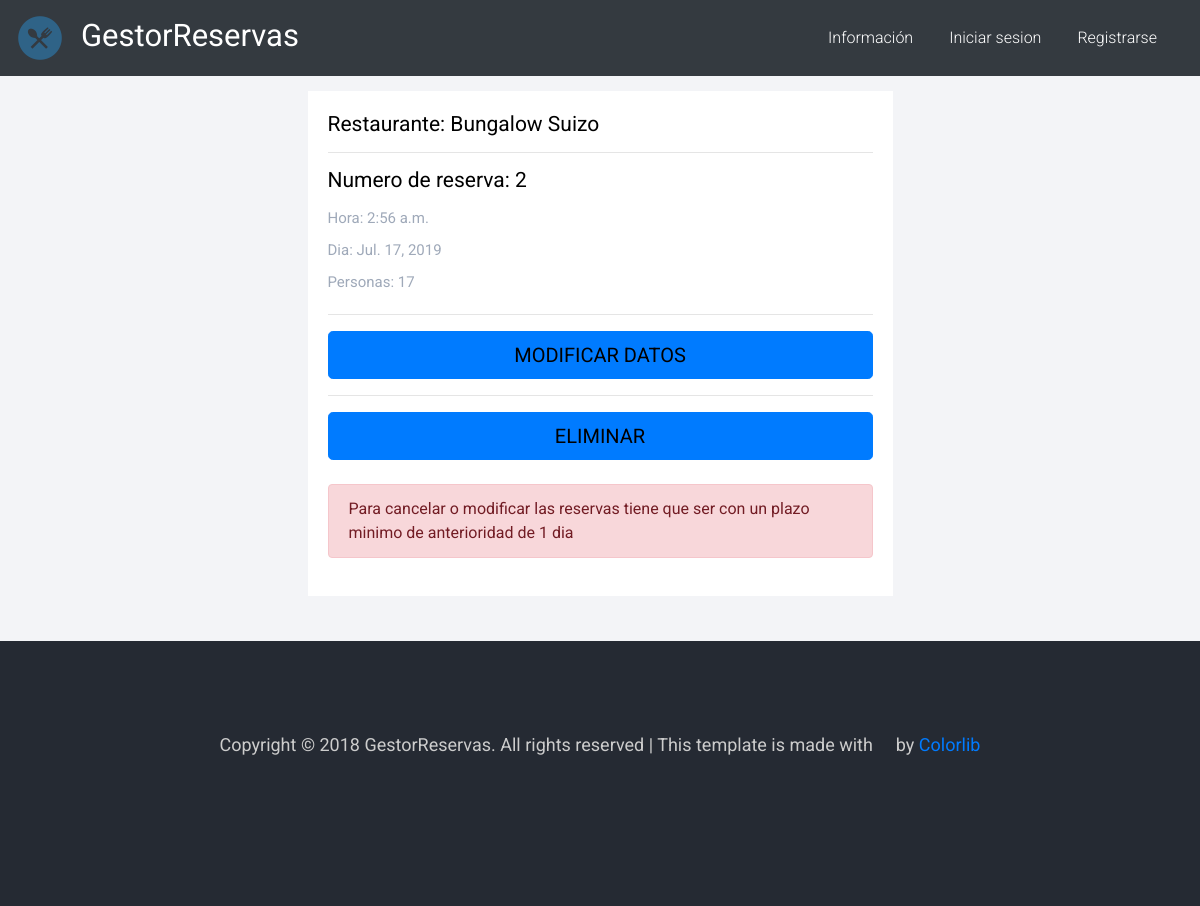
The app's page /reservas/2/ with its own data.
### listado/models.py (models this page shows, shortened)
class Reserva(models.Model):
    PERSONAS = (
        ('1', '1'), ('2', '2'), ('3', '3'), ('4', '4'), ('5', '5'), ('6', '6'), ('7', '7'), ('8', '8'), ('9', '9'), ('10', '10'), ('11', '11'), ('12', '12'),
        ('13', '13'), ('14', '14'), ('15', '15'),('16', '16'), ('17', '17'),('18', '18'),('19', '19'),('20', '20'),
    )
    User= models.ForeignKey(User, on_delete=models.CASCADE, blank=True, null=True)
    restaurante = models.ForeignKey(restaurante, on_delete=models.CASCADE, blank=True, null=True)
    nombre = models.CharField(max_length=100)
    apellido = models.CharField(max_length=100)
    telefono = models.IntegerField(default=0)
    email = models.EmailField(max_length=100)
    personas = models.CharField(max_length=20, choices=PERSONAS)
    dia = models.DateField(null=True)
    hora = models.TimeField(null=True)
    mesa= models.IntegerField(null=True)

class restaurante(models.Model):
    OPCIONES = (
         ('Si', 'Si'),
         ('No', 'No'),
     )
    TIPOCOMIDA = (
        ('Vegana', 'Vegana'),
        ('Pastas', 'Pastas'),
        ('Parrilla', 'Parrilla'),
    )
    image = models.ImageField(default='default.jpg', upload_to='restaurant_pics')
    nombre = models.CharField(max_length=100)
    rating = models.IntegerField(null=True)
    ubicacion = models.CharField(max_length=200)
    horarios = models.CharField(max_length=100)
    telefono_restaurante = models.CharField(max_length=100)
    email_restaurante = models.EmailField(max_length=100)
    fumar = models.CharField(max_length=20, choices=OPCIONES)
    wifi = models.CharField(max_length=20, choices=OPCIONES)
    estacionamiento = models.CharField(max_length=20, choices=OPCIONES)
    tarjetas = models.CharField(max_length=20, choices=OPCIONES)
    tipoComida = models.CharField(max_length=100, choices=TIPOCOMIDA)
    comentarios = models.TextField(max_length=500)
    mesas_total= models.IntegerField(null=True)
    Menu = models.ManyToManyField(menu)
    def __str__(self):
        return self.nombre

### reservas/views.py (the view)
# urls.py: path('<int:pk>/', ReservaDetailView.as_view(), name='reserva-detalles'),
class ReservaDetailView(DetailView, UpdateView):
    model = Reserva
    form_class=ModificarReserva
    template_name = 'reservas/detalles.html'
    context_object_name = 'reservas'
    success_url= '/reservas/'

### reservas/templates/reservas/detalles.html (shortened to what this page needs)
{% extends 'home/base.html' %}
{% load static %}
{% load crispy_forms_tags %}
{% block content %}
<section>
<div class="row light-bg detail-options-wrap justify-content-center">
    <div class="col-sm-6 col-lg-12 col-xl-6 featured-responsive">
        <div class="featured-place-wrap">
            <a href="#">
                <div class="featured-title-box">
                    <h6>Restaurante: {{object.restaurante}}
                        <hr>
                        Numero de reserva: {{object.pk}}
                    </h6>
                    <ul>
                        <li>
                            <p>Hora: {{object.hora}}</p>
                        </li>
                        <li>
                            <p>Dia: {{object.dia}}</p>
                        </li>
                        <li>
                            <p>Personas: {{object.personas}}</p>
                        </li>
                        <li>
                                <hr>
                                <div class="update-btn">
                                    <div class="featured-btn-wrap">
                                        <a href="#update" class="btn btn-primary btn-lg" data-toggle="modal" data-target="#exampleModal">MODIFICAR DATOS</a>
                                    </div>
                                </div>
                        </li>
                        <li>
                                <hr>
                                <div class="delete-btn">
                                    <div class="featured-btn-wrap">
                                        <a href="#delete" class="btn btn-primary btn-lg" data-toggle="modal" data-target="#deleteModal">ELIMINAR</a>
                                    </div>
                                </div>
                        </li>
                    </ul>
                 <div><p> </p></div>
                 <div <div class="alert alert-danger" role="alert">Para cancelar o modificar las reservas tiene que ser con un plazo minimo de anterioridad de 1 dia </div>
                </div>
            </a>
        </div>
    </div>
</div>
</section>
{% endblock %}

### gestor/static/css/style.css (style rules this page uses)
body { font-family: 'Roboto', sans-serif; }
h6 { font-size: 21px; font-weight: 400; }
p { font-size: 15px; }
.light-bg { background: #f3f4f7; }
.featured-place-wrap { background: #fff; margin: 0 0 30px; -webkit-transition: all 0.5s ease; -o-transition: all 0.5s ease; transition: all 0.5s ease; position: relative; }
.featured-place-wrap a { display: block; text-decoration: none; color: #000; }
.featured-title-box { padding: 22px 20px; }
.featured-title-box h6 { overflow: hidden; white-space: nowrap; -o-text-overflow: ellipsis; text-overflow: ellipsis; margin-bottom: 5px; }
.featured-title-box p { color: #9fa9b9; display: inline-block; margin: 0; }
.featured-title-box ul { padding: 0; margin: 10px 0 0; }
.featured-title-box ul li { list-style: none; color: #737882; line-height: 2; }
.featured-title-box ul li p { margin: 0; }
.featured-btn-wrap { text-align: center; }
@media (max-width: 1200px) { .featured-btn-wrap { margin: 3px 0 0; } }
.detail-options-wrap { padding: 15px 0; }

### records on screen
Reserva: restaurante "Bungalow Suizo", pk "2", hora "2:56 a.m.", dia "Jul. 17, 2019", personas "17"
